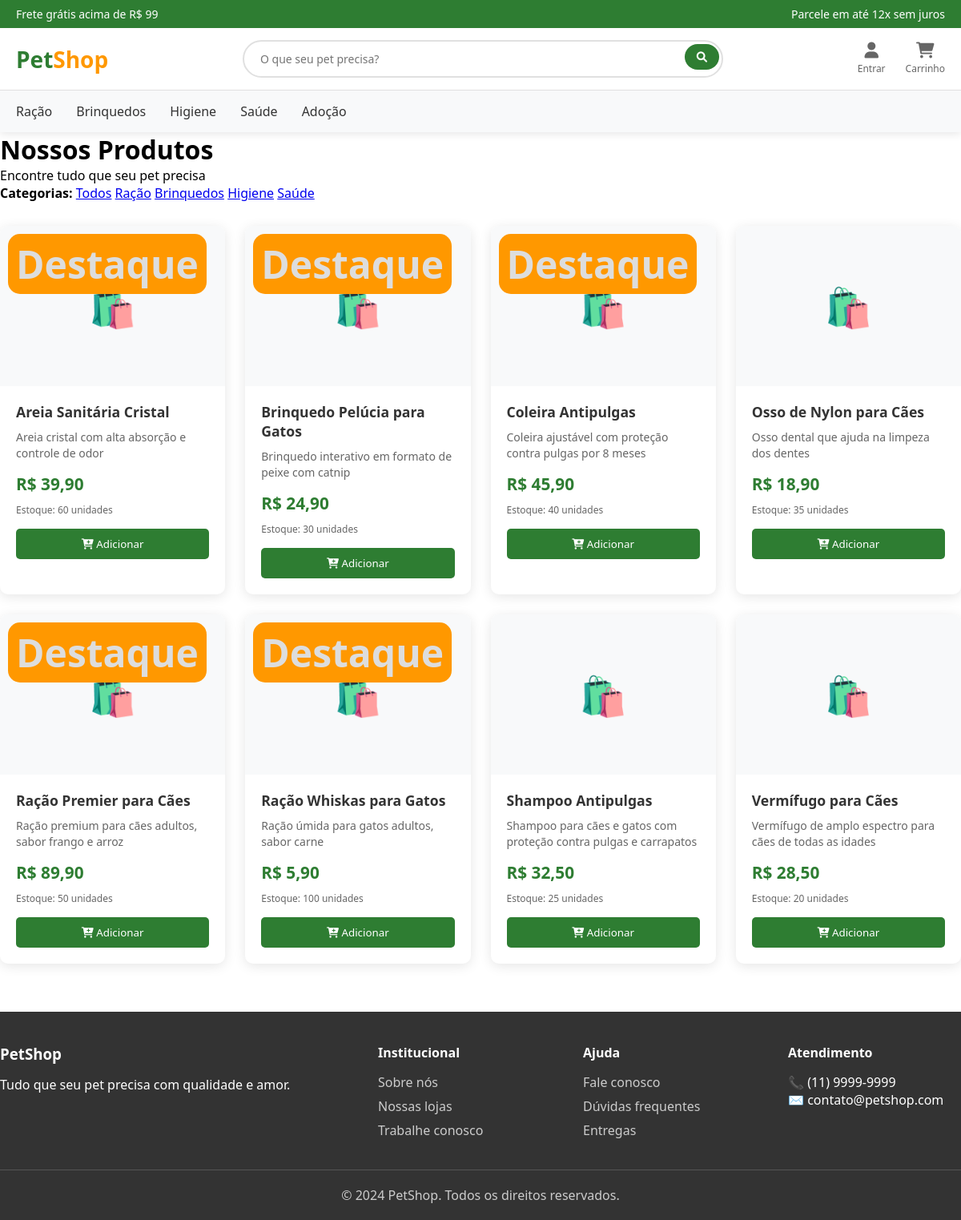
/produtos.php, run on the app's committed database.
### tables this page shows
CREATE TABLE `produtos` (
  `id` int(11) NOT NULL,
  `nome` varchar(100) NOT NULL,
  `descricao` text DEFAULT NULL,
  `preco` decimal(10,2) NOT NULL,
  `quantidade_estoque` int(11) DEFAULT 0,
  `categoria_id` int(11) DEFAULT NULL,
  `fornecedor` varchar(100) DEFAULT NULL,
  `data_cadastro` date DEFAULT NULL,
  `destaque` tinyint(4) DEFAULT 0,
  `categoria` varchar(100) DEFAULT NULL,
  `imagem` varchar(255) DEFAULT NULL,
  `created_at` timestamp NOT NULL DEFAULT current_timestamp()
);

### produtos.php (the view, shortened to what this page needs)
<?php
include 'conexao.php';
$categoria = $_GET['categoria'] ?? '';
$sql = "SELECT * FROM produtos WHERE 1=1";
$params = [];
$sql .= " ORDER BY nome";
if (empty($params)) {
    $produtos = $pdo->query($sql)->fetchAll();
} else {
    $stmt = $pdo->prepare($sql);
    $stmt->execute($params);
    $produtos = $stmt->fetchAll();
}
?>
<?php include 'header.php'; ?>
<main>
    <div class="container">
        <div class="page-header">
            <h1>Nossos Produtos</h1>
            <p>Encontre tudo que seu pet precisa</p>
        </div>
        <div class="filtros">
            <div class="filtro-categorias">
                <strong>Categorias:</strong>
                <a href="produtos.php" class="<?php echo empty($categoria) ? 'active' : ''; ?>">Todos</a>
                <a href="produtos.php?categoria=racao" class="<?php echo $categoria == 'racao' ? 'active' : ''; ?>">Ração</a>
                <a href="produtos.php?categoria=brinquedos" class="<?php echo $categoria == 'brinquedos' ? 'active' : ''; ?>">Brinquedos</a>
                <a href="produtos.php?categoria=higiene" class="<?php echo $categoria == 'higiene' ? 'active' : ''; ?>">Higiene</a>
                <a href="produtos.php?categoria=saude" class="<?php echo $categoria == 'saude' ? 'active' : ''; ?>">Saúde</a>
            </div>
        </div>
        <div class="produtos-lista">
            <?php if (count($produtos) > 0): ?>
                <div class="produtos-grid">
                    <?php foreach($produtos as $produto): ?>
                    <div class="produto-card">
                        <div class="produto-imagem">
                            <?php if (!empty($produto['imagem'])): ?>
                                <img src="<?php echo $produto['imagem']; ?>" alt="<?php echo $produto['nome']; ?>">
                            <?php else: ?>
                                <span>🛍️</span>
                            <?php endif; ?>
                            <?php if ($produto['destaque']): ?>
                                <span class="badge-destaque">Destaque</span>
                            <?php endif; ?>
                        </div>
                        <div class="produto-info">
                            <h3><?php echo $produto['nome']; ?></h3>
                            <p class="produto-desc"><?php echo $produto['descricao']; ?></p>
                            <div class="produto-preco">R$ <?php echo number_format($produto['preco'], 2, ',', '.'); ?></div>
                            <div class="produto-estoque">Estoque: <?php echo $produto['quantidade_estoque']; ?> unidades</div>
                            <div class="produto-actions">
                                <?php if ($produto['quantidade_estoque'] > 0): ?>
                                    <button class="btn-adicionar" onclick="adicionarAoCarrinho(<?php echo $produto['id']; ?>)">
                                        <i class="fas fa-cart-plus"></i> Adicionar
                                    </button>
                                <?php else: ?>
                                    <div class="sem-estoque">Fora de estoque</div>
                                <?php endif; ?>
                            </div>
                        </div>
                    </div>
                    <?php endforeach; ?>
                </div>
            <?php endif; ?>
        </div>
    </div>
</main>
<?php include 'footer.php'; ?>

### header.php (style rules this page uses)
* { margin: 0; padding: 0; box-sizing: border-box; font-family: 'Segoe UI', Tahoma, Geneva, Verdana, sans-serif; }

### produtos.php (style rules this page uses)
.produtos-grid { display: grid; grid-template-columns: repeat(auto-fill, minmax(280px, 1fr)); gap: 25px; margin-top: 30px; }
.produto-card { background: white; border-radius: 10px; overflow: hidden; box-shadow: 0 3px 15px rgba(0,0,0,0.1); transition: transform 0.3s; }
.produto-imagem { height: 200px; background: #f8f9fa; display: flex; align-items: center; justify-content: center; position: relative; overflow: hidden; }
.produto-imagem span { font-size: 3rem; color: #ddd; }
.badge-destaque { position: absolute; top: 10px; left: 10px; background: #FF9800; color: white; padding: 5px 10px; border-radius: 15px; font-size: 12px; font-weight: bold; }
.produto-info { padding: 20px; }
.produto-info h3 { margin-bottom: 10px; color: #333; font-size: 1.1rem; }
.produto-desc { color: #666; font-size: 14px; margin-bottom: 15px; line-height: 1.4; }
.produto-preco { font-size: 1.3rem; font-weight: bold; color: #2E7D32; margin-bottom: 10px; }
.produto-estoque { font-size: 12px; color: #666; margin-bottom: 15px; }
.btn-adicionar { background: #2E7D32; color: white; border: none; padding: 10px 15px; border-radius: 5px; cursor: pointer; width: 100%; transition: background 0.3s; }

### data on the page
produtos: destaque "Destaque", nome "Areia Sanitária Cristal", descricao "Areia cristal com alta absorção e controle de odor", preco "39,90", quantidade_estoque "60"
produtos: destaque "Destaque", nome "Brinquedo Pelúcia para Gatos", descricao "Brinquedo interativo em formato de peixe com catnip", preco "24,90", quantidade_estoque "30"
produtos: destaque "Destaque", nome "Coleira Antipulgas", descricao "Coleira ajustável com proteção contra pulgas por 8 meses", preco "45,90", quantidade_estoque "40"
produtos: nome "Osso de Nylon para Cães", descricao "Osso dental que ajuda na limpeza dos dentes", preco "18,90", quantidade_estoque "35"
produtos: destaque "Destaque", nome "Ração Premier para Cães", descricao "Ração premium para cães adultos, sabor frango e arroz", preco "89,90", quantidade_estoque "50"
produtos: destaque "Destaque", nome "Ração Whiskas para Gatos", descricao "Ração úmida para gatos adultos, sabor carne", preco "5,90", quantidade_estoque "100"
produtos: nome "Shampoo Antipulgas", descricao "Shampoo para cães e gatos com proteção contra pulgas e carrapatos", preco "32,50", quantidade_estoque "25"
produtos: nome "Vermífugo para Cães", descricao "Vermífugo de amplo espectro para cães de todas as idades", preco "28,50", quantidade_estoque "20"
